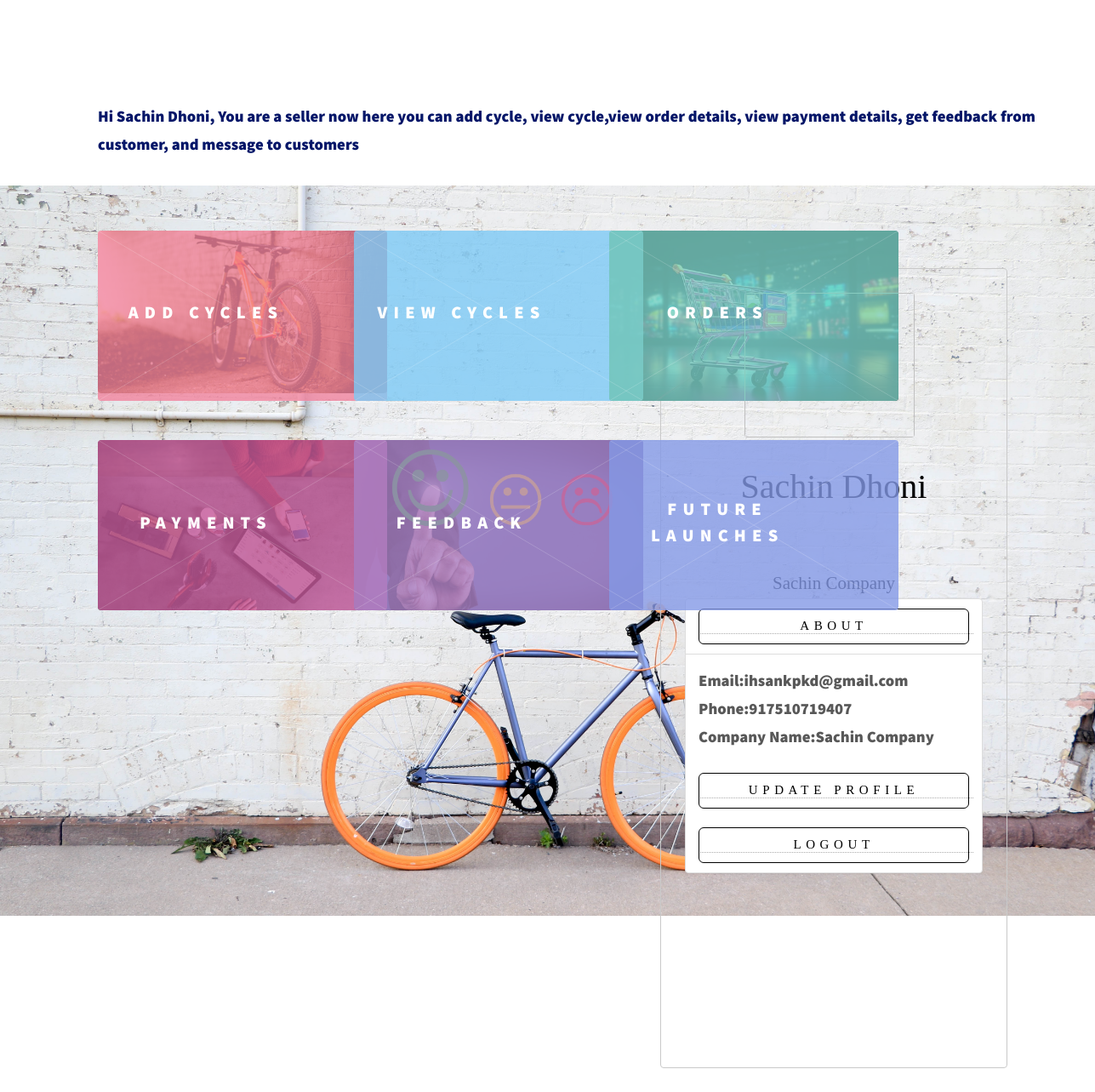
Screenshot of /profile_page/ (signed in) with the database file from the repository.
### e_commerce_app/models.py (models this page shows, shortened)
class seller_register(models.Model):
    seller_name = models.CharField(max_length=50)
    email = models.EmailField()
    phone = models.IntegerField()
    company_name = models.CharField(max_length=50)
    company_details = models.CharField(max_length=50)
    password = models.CharField(max_length=50)
    photo = models.FileField(upload_to='e_commerce_app/static/profile_photos')

### e_commerce_app/views.py (the view)
# urls.py: path('profile_page/',seller_profile,name='profile_page'),
def seller_profile(request):
    id1 = request.session['s_id']
    a = seller_register.objects.get(id=id1)
    img = str(a.photo).split('/')[-1]
    return render(request,'profile.html',{'data':a,'img':img})

### e_commerce_app/templates/profile.html (shortened to what this page needs)
<!DOCTYPE html>
<html>
  {% load static %}
    <head>
        <link rel="stylesheet" href="">
        <link rel="stylesheet" href="//netdna.bootstrapcdn.com/bootstrap/3.0.0/css/bootstrap.min.css">
        <link rel="stylesheet" href="{% static 'assets/css/main.css' %}" />
    </head>
    <body>
      <div class="container" style="float:left;margin-top:5%;margin-left:100px;">
      <div id="main">
						<div class="inner">
							<header>
								<b><p style="color:#041668;margin-top:5%">Hi {{data.seller_name}}, You are a seller now here you can add cycle, view cycle,view order details, view payment details, get feedback from customer, and message to customers</p></b>
							</header>
							<section class="tiles">
								<article class="style1">
									<span class="image" style="width:340px;height:200px">
										<img src="{% static 'images/add-cycle.jpg' %}"/>
									</span>
									<a href="{% url 'product-add'%}">
										<h2>ADD CYCLES</h2>
									</a>
								</article>
								<article class="style2">
									<span class="image" style="width:340px;height:200px">
									</span>
									<a href="{% url 'seller-view-product' %}">
										<h2>VIEW CYCLES</h2>
									</a>
								</article>
								<article class="style3">
									<span class="image" style="width:340px;height:200px">
									</span>
									<a href="generic.html">
										<h2>ORDERS</h2>
									</a>
								</article>
								<article class="style4">
									<span class="image" style="width:340px;height:200px">
										<img src="{% static 'images/payment.jpeg' %}" alt="" />
									</span>
									<a href="generic.html">
										<h2>PAYMENTS</h2>
									</a>
								</article>
								<article class="style5">
									<span class="image" style="width:340px;height:200px">
										<img src="{% static 'images/feedback.jpeg' %}" alt="" />
									</span>
									<a href="generic.html">
										<h2>FEEDBACK</h2>
									</a>
								</article>
								<article class="style6">
									<span class="image" style="width:340px;height:200px">
									</span>
									<a href="generic.html">
										<h2>FUTURE LAUNCHES</h2>
									</a>
								</article>
              </section>
              </div>
            </div>
          </div>
      <div class="box" style="margin-left:70%;float:right;margin-top:-40%;margin-right:8%;">
          <div id="overlay">
            <div class="image">
              <div class="trick">
               <img src="/static/profile_photos/{{img}}" style="width:200px;height:170px;margin-left:70px">
              </div>
            </div>
            <ul class="text">{{data.seller_name}}</ul>
            <div class="text1">{{data.company_name}}</div>
      <div class="panel-group" id="accordion" role="tablist" aria-multiselectable="true">
        <div class="panel panel-default">
          <div class="panel-heading " role="tab" id="headingOne">
            <h4 class="panel-title ">
              <a>
                <div class="title  btn btn-danger btn-outline btn-lg">ABOUT</div>
              </a>
            </h4>
          </div>
          <div id="collapseOne" class="panel-collapse collapse in" role="tabpanel" aria-labelledby="headingOne">
            <div class="panel-body">
              <b>Email:{{data.email}}<br></b>
              <b>Phone:{{data.phone}}<br></b>
              <b>Company Name:{{data.company_name}}</b>
            </div>
          </div>
          <div class="panel-heading " role="tab" id="headingOne">
            <h4 class="panel-title ">
              <a href="http://127.0.0.1:8000/edit-profile/">
                <div class="title  btn btn-danger btn-outline btn-lg">UPDATE PROFILE</div>
              </a>
            </h4>
          </div>
          <div class="panel-heading " role="tab" id="headingOne">
            <h4 class="panel-title ">
              <a href="{% url 'seller-logout' %}">
                <div class="title  btn btn-danger btn-outline btn-lg">LOGOUT</div>
              </a>
            </h4>
          </div>
        </div>
      </div>
    </body>
</html>

### rows the page displays
seller_register: seller_name "Sachin Dhoni", company_name "Sachin Company", email "ihsankpkd@gmail.com", phone "917510719407"
